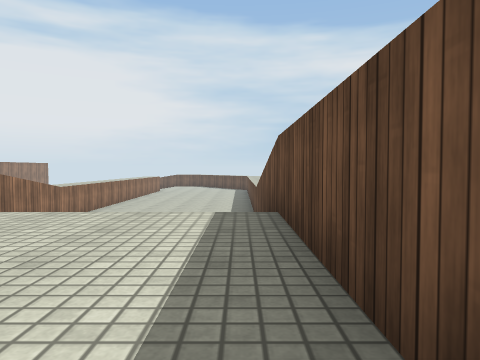
[1] (above)

16 first-person views from a walk through a Unity game level. The camera is 0.58 m above the floor, tilts 2° down and sees 70° across. The floor is counted in squares, 1 m on a side. Each view is taken from the middle of a square. On the plan, view 1 faces up. The plan holds only what a view shows up to about 9 squares ahead; the rest is blank. The place goes on beyond the plan. Surface patterns are stand-ins for the level's own textures.

[2]
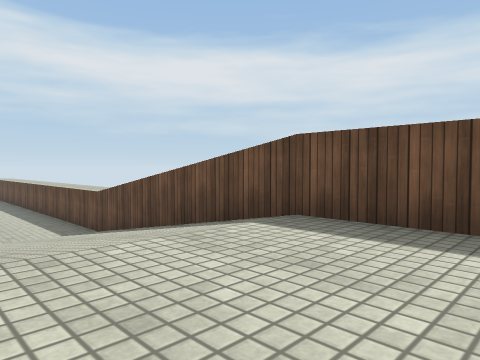

[3]
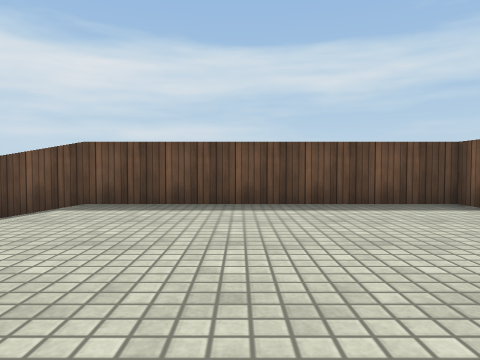

[4]
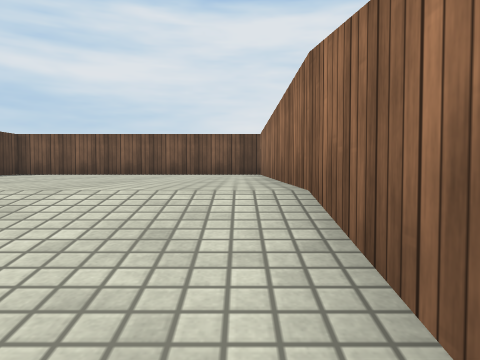

[5]
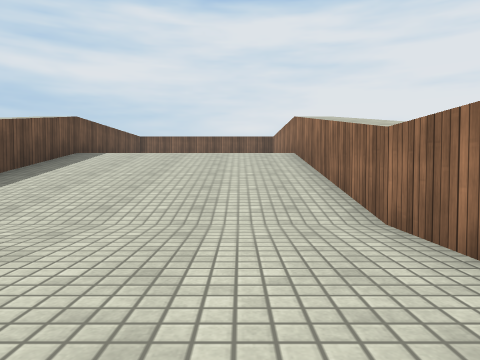

[6]
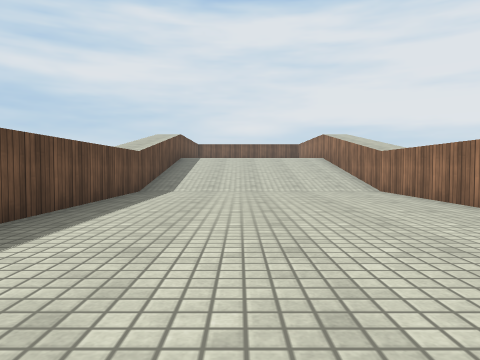

[7]
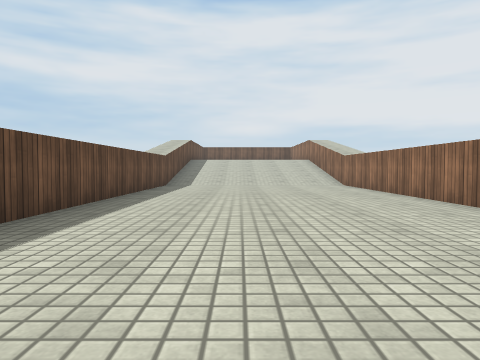

[8]
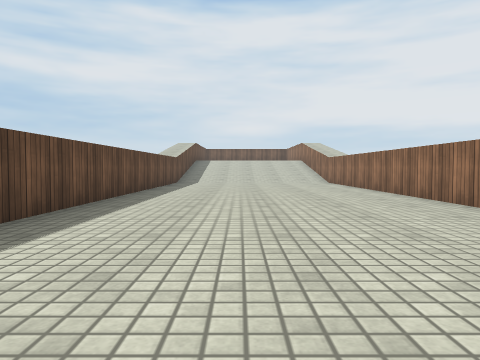

[9]
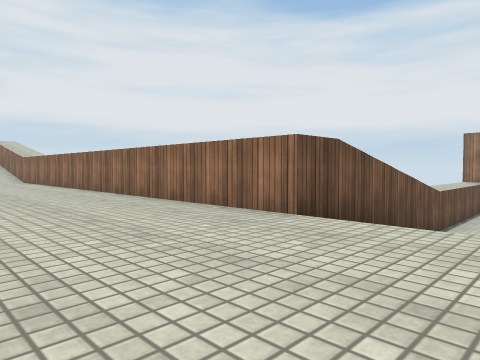

[10]
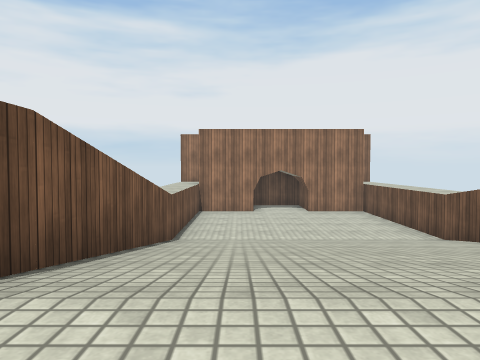

[11]
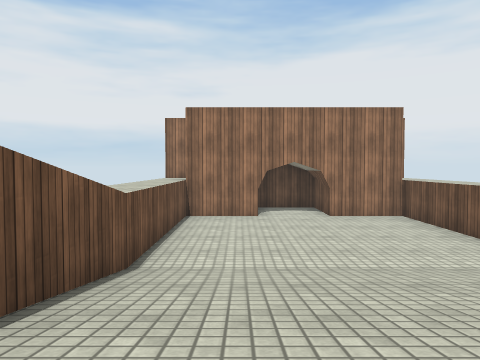

[12]
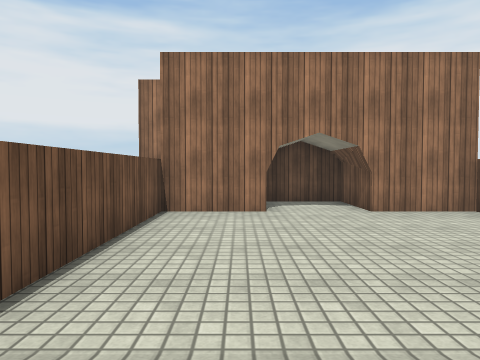

[13]
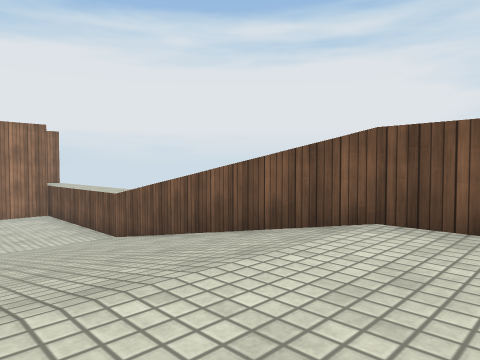

[14]
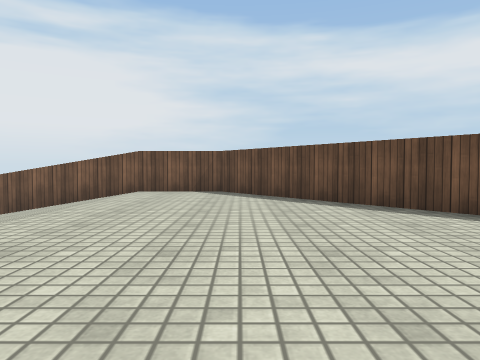

[15]
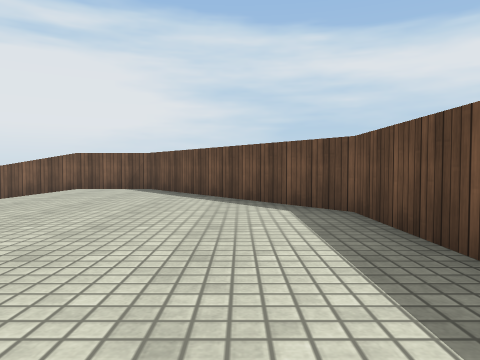

[16]
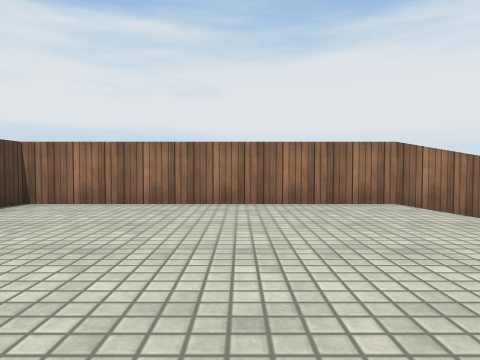

### Floor plan
Key: @ floor where view 1 was taken; # wall or solid block; . main floor; - floor 1 m lower than the main floor; : floor 1 m higher than the main floor; / step, stairs or slope.
Columns run from 19 left of view 1 to 1 right of it. Each row starts with its distance up from view 1.
 30   ###############
 29   #-----//////..##
 28 ###-----//////...##
 27 #-------//////....##
 26 #-------//////.....#
 25   #-----//////.....##
 24   #-----//////......#
 23   ############......#
 22              #......#
 21              #......#
 20              #......#
 19              #......#
 18              #......#
 17              #......#
 16              #......#
 15              #......#
 14              #......#
 13              #......#
 12              #......#
 11              #......#
 10              #//////#
  9              #//////#
  8              #//////#
  7              #//////#
  6              #//////#
  5              #//////#
  4              #::::::#
  3              #::::::#
  2              #::::::#
  1              #::::::#
  0              #:::::@#
 -1              #::::::#
 -2              ########

Where each view was taken, in squares from view 1:
view 1: 0 up, 0 right, facing up
view 2: 2 up, 3 left, facing up-right
view 3: 2 up, 5 left, facing right
view 4: 7 up, 5 left, facing down
view 5: 14 up, 4 left, facing down
view 6: 19 up, 2 left, facing down
view 7: 22 up, 2 left, facing down
view 8: 24 up, 2 left, facing down
view 9: 26 up, 2 left, facing down-left
view 10: 25 up, 4 left, facing left
view 11: 25 up, 7 left, facing left
view 12: 25 up, 10 left, facing left
view 13: 26 up, 4 left, facing up-left
view 14: 21 up, 3 left, facing up
view 15: 20 up, 1 left, facing up
view 16: 2 up, 0 right, facing left
